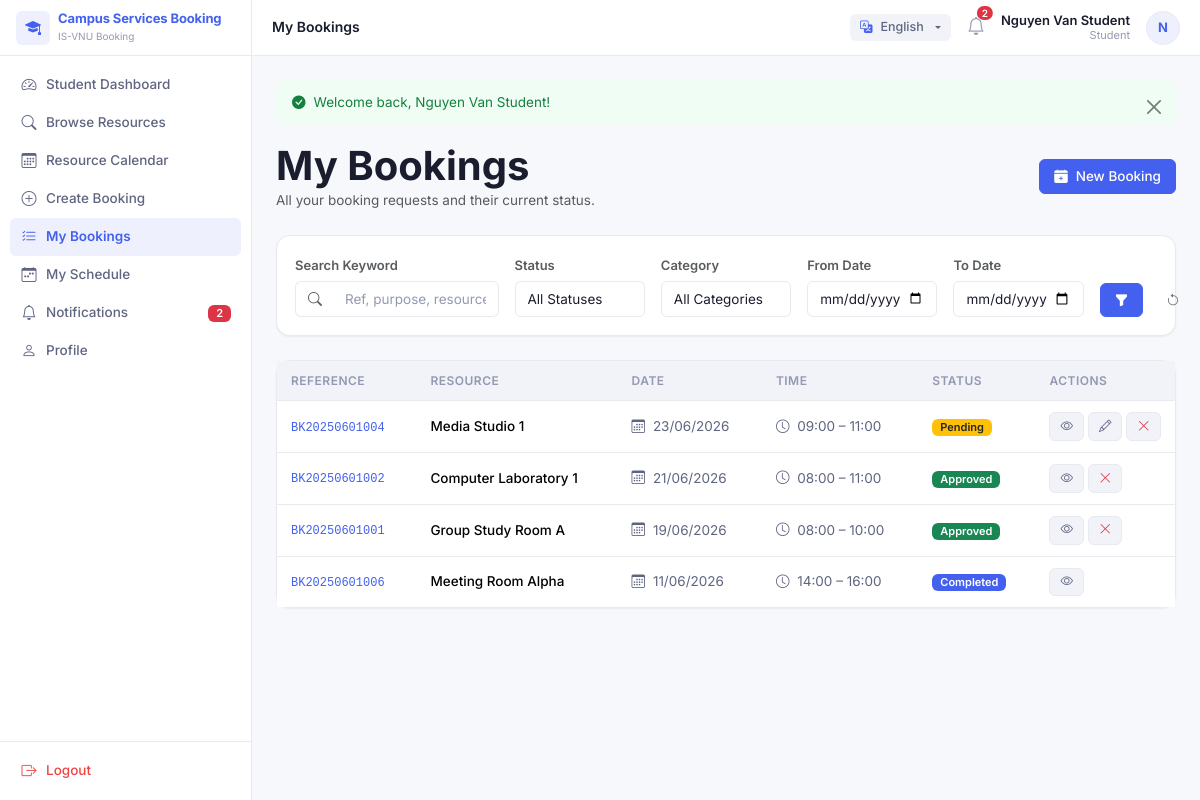
Page /index.php?page=bookings&action=myBookings (signed in) on the committed database.
### tables this page shows
CREATE TABLE bookings (
  id INT UNSIGNED AUTO_INCREMENT PRIMARY KEY,
  booking_reference VARCHAR(30) NOT NULL UNIQUE,
  user_id INT UNSIGNED NOT NULL,
  resource_id INT UNSIGNED NOT NULL,
  start_datetime DATETIME NOT NULL,
  end_datetime DATETIME NOT NULL,
  purpose VARCHAR(255) NOT NULL,
  additional_notes TEXT,
  status ENUM('pending','approved','rejected','cancelled','completed','expired') NOT NULL DEFAULT 'pending',
  requires_approval TINYINT(1) NOT NULL DEFAULT 0,
  checked_in TINYINT(1) NOT NULL DEFAULT 0,
  check_in_time DATETIME DEFAULT NULL,
  is_no_show TINYINT(1) NOT NULL DEFAULT 0,
  qr_token VARCHAR(100) DEFAULT NULL UNIQUE,
  created_at TIMESTAMP DEFAULT CURRENT_TIMESTAMP,
  updated_at TIMESTAMP DEFAULT CURRENT_TIMESTAMP ON UPDATE CURRENT_TIMESTAMP,
  FOREIGN KEY (user_id) REFERENCES users(id) ON DELETE RESTRICT,
  FOREIGN KEY (resource_id) REFERENCES resources(id) ON DELETE RESTRICT,
  INDEX idx_bookings_user (user_id),
  INDEX idx_bookings_resource (resource_id),
  INDEX idx_bookings_status (status),
  INDEX idx_bookings_start (start_datetime),
  INDEX idx_bookings_end (end_datetime)
);

CREATE TABLE resources (
  id INT UNSIGNED AUTO_INCREMENT PRIMARY KEY,
  category_id INT UNSIGNED NOT NULL,
  resource_code VARCHAR(50) NOT NULL UNIQUE,
  resource_name VARCHAR(150) NOT NULL,
  location VARCHAR(150) NOT NULL,
  capacity INT UNSIGNED DEFAULT 1,
  description TEXT,
  image VARCHAR(255) DEFAULT NULL,
  status ENUM('available','unavailable','maintenance','restricted') NOT NULL DEFAULT 'available',
  created_at TIMESTAMP DEFAULT CURRENT_TIMESTAMP,
  updated_at TIMESTAMP DEFAULT CURRENT_TIMESTAMP ON UPDATE CURRENT_TIMESTAMP,
  FOREIGN KEY (category_id) REFERENCES resource_categories(id) ON DELETE RESTRICT,
  INDEX idx_resources_category (category_id),
  INDEX idx_resources_status (status)
);

### app/core/Controller.php (called while the page is built, shortened)
<?php
class Controller
{
    protected function view(string $view, array $data = [], string $layout = 'main'): void
    {
        extract($data);
        $contentFile = VIEW_PATH . '/' . str_replace('.', '/', $view) . '.php';
        require $contentFile;
    }
    protected function get(): array
    {
        return $_GET;
    }
}

### app/controllers/BookingController.php (called while the page is built, shortened)
<?php
class BookingController extends Controller
{
    private BookingRepository $bookingRepo;
    private ResourceCategoryRepository $categoryRepo;
    public function __construct()
    {
        $this->bookingRepo = new BookingRepository();
        $this->categoryRepo = new ResourceCategoryRepository();
    }
    public function myBookings(): void
    {
        $filters = [
            'status' => $this->get()['status'] ?? '',
            'search' => trim((string) ($this->get()['search'] ?? '')),
            'category_id' => $this->get()['category_id'] ?? '',
            'date_from' => $this->get()['date_from'] ?? '',
            'date_to' => $this->get()['date_to'] ?? '',
        ];
        $userId = (int) Auth::id();
        $page = max(1, (int) ($this->get()['p'] ?? 1));
        $perPage = 20;
        $countFilters = array_merge($filters, ['user_id' => $userId]);
        $total = $this->bookingRepo->count($countFilters);
        $pagination = paginate($total, $page, $perPage, 'index.php?page=bookings/my');
        $bookings = $this->bookingRepo->findByUser($userId, $filters, $perPage, $pagination['offset']);
        $categories = $this->categoryRepo->findAll(['status' => 'active']);
        $this->view('bookings/my_bookings', [
            'title' => 'My Bookings',
            'bookings' => $bookings,
            'filters' => $filters,
            'pagination' => $pagination,
            'categories' => $categories,
        ]);
    }
}

### public/index.php (called while the page is built, shortened)
<?php
require_once dirname(__DIR__) . '/app/config/config.php';
$action = trim((string) ($_GET['action'] ?? 'index'));
$methodName = $action;
$controller = new $controllerClass();
$controller->$methodName();

### app/config/config.php (called while the page is built, shortened)
<?php
spl_autoload_register(function (string $class): void {
    $paths = [
        APP_PATH . '/core/' . $class . '.php',
        APP_PATH . '/controllers/' . $class . '.php',
        APP_PATH . '/models/' . $class . '.php',
        APP_PATH . '/repositories/' . $class . '.php',
        APP_PATH . '/services/' . $class . '.php',
    ];
    foreach ($paths as $path) {
        if (file_exists($path)) {
            return;
        }
    }
});
require_once APP_PATH . '/helpers/functions.php';
try {
    $tz = setting('default_timezone', 'Asia/Ho_Chi_Minh');
} catch (Throwable $e) {
    date_default_timezone_set('Asia/Ho_Chi_Minh');
}

### app/core/Database.php (called while the page is built, shortened)
<?php
class Database
{
    private static ?Database $instance = null;
    private PDO $connection;
    private function __construct()
    {
        $dsn = sprintf('mysql:host=%s;dbname=%s;charset=%s', DB_HOST, DB_NAME, DB_CHARSET);
        $options = [
            PDO::ATTR_ERRMODE => PDO::ERRMODE_EXCEPTION,
            PDO::ATTR_DEFAULT_FETCH_MODE => PDO::FETCH_ASSOC,
            PDO::ATTR_EMULATE_PREPARES => false,
        ];
        $this->connection = new PDO($dsn, DB_USER, DB_PASS, $options);
    }
    public static function getInstance(): self
    {
        if (self::$instance === null) {
            self::$instance = new self();
        }
        return self::$instance;
    }
    public function getConnection(): PDO
    {
        return $this->connection;
    }
}

### app/core/Auth.php (called while the page is built, shortened)
<?php
class Auth
{
    public static function id(): ?int
    {
        return isset($_SESSION['user']['id']) ? (int) $_SESSION['user']['id'] : null;
    }
}

### app/repositories/BookingRepository.php (called while the page is built, shortened)
<?php
class BookingRepository
{
    private PDO $db;
    public function __construct()
    {
        $this->db = Database::getInstance()->getConnection();
    }
    public function count(array $filters = []): int
    {
        $sql = 'SELECT COUNT(*) FROM bookings b
                JOIN users u ON u.id = b.user_id
                JOIN resources r ON r.id = b.resource_id
                WHERE 1=1' . $this->filterClause($filters);
        $params = $this->buildFilterParams($filters);
        $stmt = $this->db->prepare($sql);
        $stmt->execute($params);
        return (int) $stmt->fetchColumn();
    }
    public function findByUser(int $userId, array $filters = [], int $limit = 20, int $offset = 0): array
    {
        $filters['user_id'] = $userId;
        $sql = $this->buildFilterSql($filters);
        $params = $this->buildFilterParams($filters);
        $sql .= ' ORDER BY b.start_datetime DESC LIMIT ? OFFSET ?';
        $params[] = $limit;
        $params[] = $offset;
        $stmt = $this->db->prepare($sql);
        $stmt->execute($params);
        return $stmt->fetchAll();
    }
    private function buildFilterSql(array $filters): string
    {
        return 'SELECT b.*, u.full_name AS user_name, u.email AS user_email,
                       r.resource_name, r.resource_code, rc.category_name
                FROM bookings b
                JOIN users u ON u.id = b.user_id
                JOIN resources r ON r.id = b.resource_id
                JOIN resource_categories rc ON rc.id = r.category_id
                WHERE 1=1' . $this->filterClause($filters);
    }
    private function filterClause(array $filters): string
    {
        $sql = '';
        if (!empty($filters['user_id'])) {
            $sql .= ' AND b.user_id = ?';
        }
        return $sql;
    }
    private function buildFilterParams(array $filters, bool $withSearch = true): array
    {
        $params = [];
        if (!empty($filters['user_id'])) {
            $params[] = $filters['user_id'];
        }
        return $params;
    }
}

### app/lang/en.php (called while the page is built, shortened)
<?php
return [];

### app/views/bookings/my_bookings.php (the view, shortened to what this page needs)
<div class="d-flex align-items-center justify-content-between mb-4 flex-wrap gap-2">
  <div>
    <h1 class="fw-bold mb-0">My Bookings</h1>
    <p class="text-muted mb-0" style="font-size:13.5px">All your booking requests and their current status.</p>
  </div>
  <a href="<?= route_url('bookings', 'create') ?>" class="btn btn-primary d-flex align-items-center gap-2">
    <i class="bi bi-calendar-plus-fill"></i> New Booking
  </a>
</div>
<div class="card mb-4 border-0 shadow-sm" style="border-radius:12px">
  <div class="card-body p-3">
    <form method="GET" action="index.php" class="row g-3 align-items-end">
      <div class="col-12 col-md-3">
        <label class="form-label small fw-semibold text-muted">Search Keyword</label>
        <div class="input-group">
          <span class="input-group-text bg-white border-end-0 text-muted">
            <i class="bi bi-search"></i>
          </span>
          <input type="text" name="search" class="form-control border-start-0"
                 placeholder="Ref, purpose, resource..."
                 value="<?= e($filters['search'] ?? '') ?>">
        </div>
      </div>
      <div class="col-6 col-md-2">
        <label class="form-label small fw-semibold text-muted">Status</label>
        <select name="status" class="form-select">
          <option value="">All Statuses</option>
        </select>
      </div>
      <div class="col-6 col-md-2">
        <label class="form-label small fw-semibold text-muted">Category</label>
        <select name="category_id" class="form-select">
          <option value="">All Categories</option>
        </select>
      </div>
      <div class="col-6 col-md-2">
        <label class="form-label small fw-semibold text-muted">From Date</label>
        <input type="date" name="date_from" class="form-control"
               value="<?= e($filters['date_from'] ?? '') ?>">
      </div>
      <div class="col-6 col-md-2">
        <label class="form-label small fw-semibold text-muted">To Date</label>
        <input type="date" name="date_to" class="form-control"
               value="<?= e($filters['date_to'] ?? '') ?>">
      </div>
      <div class="col-12 col-md-1 d-flex gap-2">
        <button type="submit" class="btn btn-primary w-100" title="Apply filters">
          <i class="bi bi-funnel-fill"></i>
        </button>
        <a href="index.php?page=bookings&action=myBookings" class="btn btn-outline-secondary w-100" title="Reset filters">
          <i class="bi bi-arrow-counterclockwise"></i>
        </a>
      </div>
    </form>
  </div>
</div>
<div class="card mb-3">
  <div class="table-responsive">
    <table class="table table-hover mb-0">
      <thead>
        <tr>
          <th>Reference</th>
          <th>Resource</th>
          <th>Date</th>
          <th>Time</th>
          <th>Status</th>
          <th style="width:130px">Actions</th>
        </tr>
      </thead>
      <tbody>
        <?php foreach ($bookings as $b): ?>
        <tr>
          <td>
            <code style="font-size:12px;color:var(--primary)">
              <?= e($b['booking_reference']) ?>
            </code>
          </td>
          <td class="fw-medium"><?= e($b['resource_name']) ?></td>
          <td style="color:var(--text-sub);white-space:nowrap">
            <i class="bi bi-calendar3 me-1"></i>
            <?= date('d/m/Y', strtotime($b['start_datetime'])) ?>
          </td>
          <td style="color:var(--text-sub);white-space:nowrap">
            <i class="bi bi-clock me-1"></i>
            <?= date('H:i', strtotime($b['start_datetime'])) ?> – <?= date('H:i', strtotime($b['end_datetime'])) ?>
          </td>
          <td><?= status_badge($b['status']) ?></td>
          <td>
            <div class="d-flex gap-1">
              <a href="<?= route_url('bookings', 'show', ['id' => $b['id']]) ?>"
                 class="btn btn-sm btn-light" title="View Details">
                <i class="bi bi-eye"></i>
              </a>
              <?php if (in_array($b['status'], ['pending', 'approved']) && strtotime($b['start_datetime']) >= time()): ?>
              <a href="<?= route_url('bookings', 'edit', ['id' => $b['id']]) ?>"
                 class="btn btn-sm btn-light" title="Edit Booking">
                <i class="bi bi-pencil"></i>
              </a>
              <?php endif; ?>
              <?php if (in_array($b['status'], ['pending', 'approved'])): ?>
              <button type="button"
                      class="btn btn-sm btn-light text-danger"
                      data-bs-toggle="modal"
                      data-bs-target="#cancelModal<?= $b['id'] ?>"
                      title="Cancel Booking">
                <i class="bi bi-x-lg"></i>
              </button>
              <?php endif; ?>
            </div>
          </td>
        </tr>
        <?php endforeach; ?>
      </tbody>
    </table>
  </div>
</div>

### app/helpers/functions.php (shortened to what this page needs)
<?php
function url(string $path = ''): string
{
    $path = ltrim($path, '/');
    return APP_URL . ($path ? '/' . $path : '');
}
function e(?string $value): string
{
    return htmlspecialchars($value ?? '', ENT_QUOTES, 'UTF-8');
}
function status_badge(string $status, string $type = 'booking'): string
{
    $classes = [
        'booking' => [
            'pending' => 'bg-warning text-dark',
            'approved' => 'bg-success',
            'rejected' => 'bg-danger',
            'cancelled' => 'bg-secondary',
            'completed' => 'bg-primary',
            'expired' => 'bg-dark',
            'checked_in' => 'bg-info text-white',
            'no_show' => 'bg-danger text-white',
        ],
        'resource' => [
            'available' => 'bg-success',
            'unavailable' => 'bg-secondary',
            'maintenance' => 'bg-warning text-dark',
            'restricted' => 'bg-danger',
        ],
    ];
    $map = $classes[$type] ?? $classes['booking'];
    $class = $map[$status] ?? 'bg-secondary';
    $label = ucwords(str_replace('_', ' ', $status));
    return '<span class="badge ' . $class . '">' . e(__($label)) . '</span>';
}
function route_url(string $page, string $action = 'index', array $params = []): string
{
    $query = ['page' => $page];
    if ($action !== 'index') {
        $query['action'] = $action;
    }
    foreach ($params as $k => $v) {
        if ($v !== '' && $v !== null) {
            $query[$k] = $v;
        }
    }
    return url('index.php?' . http_build_query($query));
}
function paginate(int $total, int $page, int $perPage, string $baseUrl): array
{
    $totalPages = max(1, (int) ceil($total / $perPage));
    $page = max(1, min($page, $totalPages));
    return [
        'total' => $total,
        'page' => $page,
        'per_page' => $perPage,
        'total_pages' => $totalPages,
        'offset' => ($page - 1) * $perPage,
        'base_url' => $baseUrl,
    ];
}
function setting(string $key, $default = null, bool $refresh = false)
{
    static $settings = null;
    if ($settings === null || $refresh) {
        $settings = [];
        try {
            $db = Database::getInstance()->getConnection();
            $stmt = $db->query('SELECT setting_key, setting_value FROM settings');
            while ($row = $stmt->fetch()) {
                $settings[$row['setting_key']] = $row['setting_value'];
            }
        } catch (Throwable $e) {
        }
    }
    return $settings[$key] ?? $default;
}
function __(string $key): string
{
    static $dictionary = null;
    $lang = $_SESSION['lang'] ?? null;
    if ($lang === null) {
        $lang = setting('language_default', 'en');
    }
    if ($dictionary === null || $dictionary['lang'] !== $lang) {
        $file = APP_PATH . "/lang/{$lang}.php";
        if (file_exists($file)) {
            $dictionary = [
                'lang' => $lang,
                'data' => include $file
            ];
        } else {
            $dictionary = [
                'lang' => $lang,
                'data' => []
            ];
        }
    }
    return $dictionary['data'][$key] ?? $key;
}

### rows in the picture
bookings: booking_reference "BK20250601004", resource.resource_name "Media Studio 1", start_datetime "23/06/2026", start_datetime "09:00", end_datetime "11:00", status "Pending"
bookings: booking_reference "BK20250601002", resource.resource_name "Computer Laboratory 1", start_datetime "21/06/2026", start_datetime "08:00", end_datetime "11:00", status "Approved"
bookings: booking_reference "BK20250601001", resource.resource_name "Group Study Room A", start_datetime "19/06/2026", start_datetime "08:00", end_datetime "10:00", status "Approved"
bookings: booking_reference "BK20250601006", resource.resource_name "Meeting Room Alpha", start_datetime "11/06/2026", start_datetime "14:00", end_datetime "16:00", status "Completed"

### other values in the picture
$displayName "Campus Services Booking"
__($item['label']) "Student Dashboard"
__($item['label']) "Browse Resources"
__($item['label']) "Resource Calendar"
__($item['label']) "Create Booking"
__($item['label']) "My Bookings"
__($item['label']) "My Schedule"
__($item['label']) "Notifications"
$unreadNotifications "2"
__($item['label']) "Profile"
__('Logout') "Logout"
__($title ?? '') "My Bookings"
$user['full_name'] "Nguyen Van Student"
__($role) "Student"
substr($user['full_name'] ?? 'U', 0, 1) "N"
